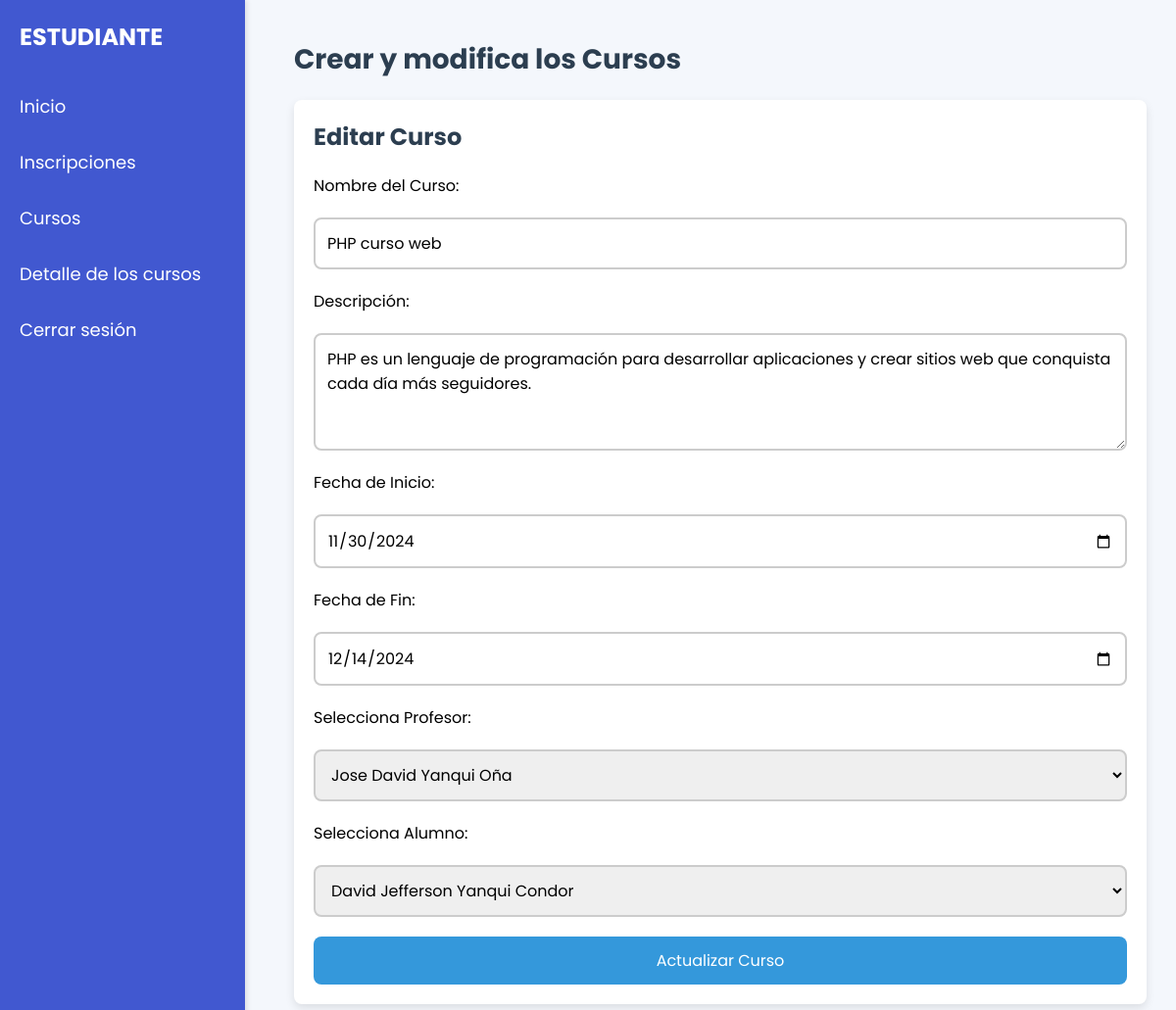
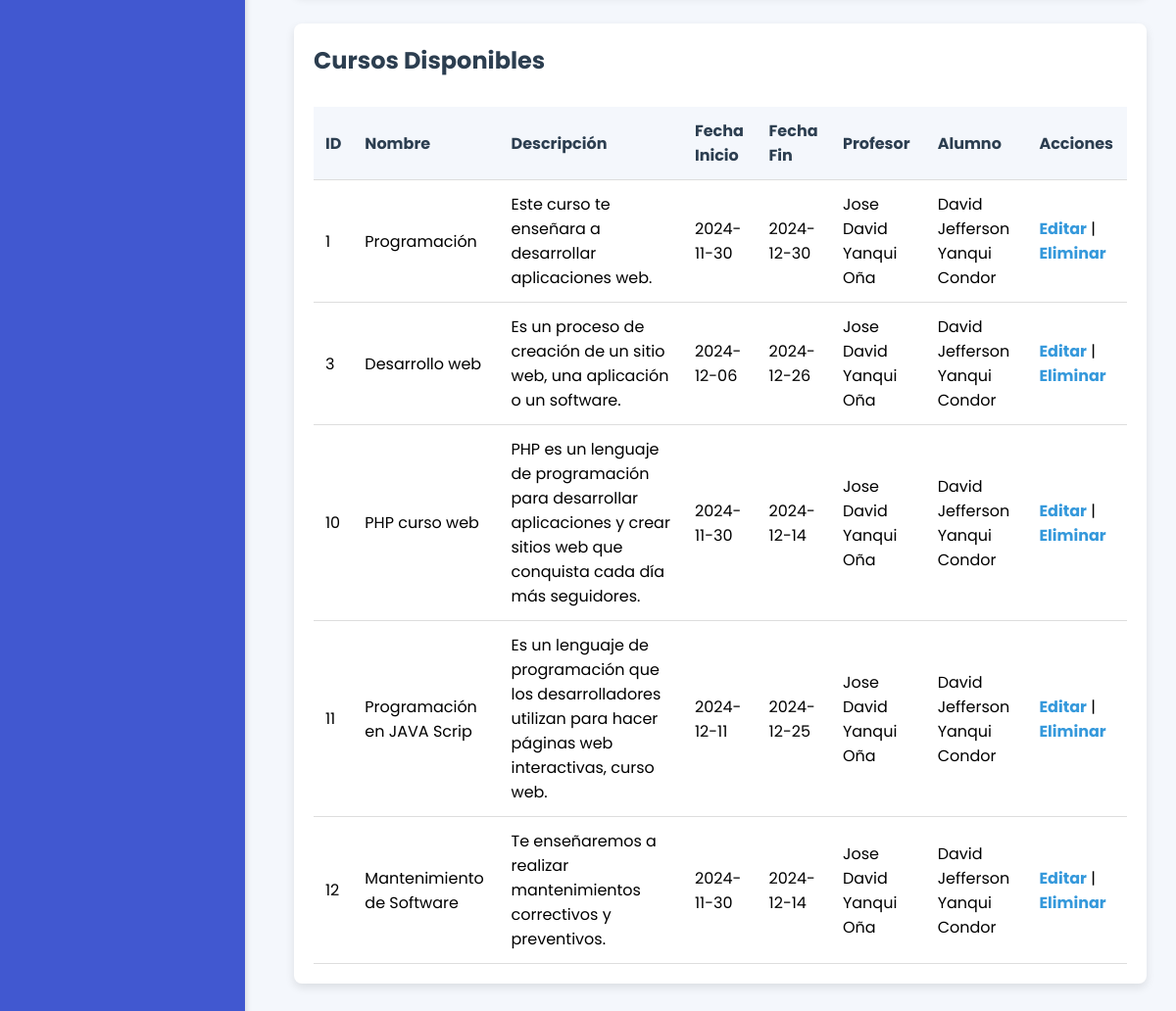
Screenshot of /Crud/Cursos.php?editar=10 with the database file from the repository (2 pictures, top to bottom).
### tables this page shows
CREATE TABLE `curso` (
  `id_curso` int(11) NOT NULL,
  `nombre` varchar(50) NOT NULL,
  `descripcion` varchar(2000) NOT NULL,
  `fecha_inicio` date NOT NULL,
  `fecha_fin` date NOT NULL,
  `profesor_id_profesor` int(11) NOT NULL,
  `alumnos_id_alumnos` int(11) NOT NULL
);

CREATE TABLE `profesor` (
  `id_profesor` int(11) NOT NULL,
  `nombre` varchar(100) NOT NULL,
  `direccion` varchar(1000) DEFAULT NULL,
  `cedula` varchar(10) NOT NULL,
  `telefono` varchar(20) DEFAULT NULL,
  `correo` varchar(100) DEFAULT NULL
);

CREATE TABLE `alumnos` (
  `id_alumnos` int(11) NOT NULL,
  `nombre_alumno` varchar(100) NOT NULL,
  `cedula` varchar(20) NOT NULL,
  `edad` int(11) DEFAULT NULL,
  `direccion` varchar(1000) DEFAULT NULL,
  `correo` varchar(100) NOT NULL,
  `telefono` varchar(20) NOT NULL
);

### Crud/Cursos.php (the view, shortened to what this page needs)
<?php
$servername = "localhost";
$username = "root";
$password = "123456";
$dbname = "inscripcion_cursos";
$conn = new mysqli($servername, $username, $password, $dbname, 3307);
$professors_sql = "SELECT id_profesor, nombre FROM profesor";
$professors_result = $conn->query($professors_sql);
$students_sql = "SELECT id_alumnos, nombre_alumno FROM alumnos";
$students_result = $conn->query($students_sql);
$sql = "SELECT * FROM curso";
$result = $conn->query($sql);
$edit_data = null;
if (isset($_GET['editar'])) {
    $id_curso = $_GET['editar'];
    $edit_query = "SELECT * FROM curso WHERE id_curso = $id_curso";
    $edit_result = $conn->query($edit_query);
    $edit_data = $edit_result->fetch_assoc();
}
?>
<!DOCTYPE html>
<html lang="es">
<head>
    <link rel="stylesheet" href="../css/style.css">
</head>
<body>
    <div class="sidebar">
        <h2>ESTUDIANTE</h2>
        <a href="../Home/estudiante.php">Inicio</a>
        <a href="../Crud/Inscripciones.php">Inscripciones</a>
        <a href="../Crud/Cursos.php">Cursos</a>
        <a href="../Crud/Detalle.php">Detalle de los cursos</a>
        <a href="../InicioSesion/CerrarSesion.php">Cerrar sesión</a>
    </div>
    <div class="main">
        <h1>Crear y modifica los Cursos</h1>
        <div class="card">
            <h3><?php echo $edit_data ? 'Editar Curso' : 'Crear Curso'; ?></h3>
            <form action="" method="POST">
                <label for="nombre">Nombre del Curso:</label>
                <input type="text" id="nombre" name="nombre" value="<?php echo $edit_data ? $edit_data['nombre'] : ''; ?>" required>
                <label for="descripcion">Descripción:</label>
                <textarea id="descripcion" name="descripcion" required><?php echo $edit_data ? $edit_data['descripcion'] : ''; ?></textarea>
                <label for="fecha_inicio">Fecha de Inicio:</label>
                <input type="date" id="fecha_inicio" name="fecha_inicio" value="<?php echo $edit_data ? $edit_data['fecha_inicio'] : ''; ?>" required>
                <label for="fecha_fin">Fecha de Fin:</label>
                <input type="date" id="fecha_fin" name="fecha_fin" value="<?php echo $edit_data ? $edit_data['fecha_fin'] : ''; ?>" required>
                <label for="profesor_id">Selecciona Profesor:</label>
                <select id="profesor_id" name="profesor_id" required>
                    <?php
                    if ($professors_result->num_rows > 0) {
                        while($prof = $professors_result->fetch_assoc()) {
                            $selected = ($edit_data && $prof['id_profesor'] == $edit_data['profesor_id_profesor']) ? 'selected' : '';
                            echo "<option value='".$prof['id_profesor']."' $selected>".$prof['nombre']."</option>";
                        }
                    } else {
                        echo "<option value=''>No hay profesores disponibles</option>";
                    }
                    ?>
                </select>
                <label for="alumno_id">Selecciona Alumno:</label>
                <select id="alumno_id" name="alumno_id" required>
                    <?php
                    if ($students_result->num_rows > 0) {
                        while($student = $students_result->fetch_assoc()) {
                            $selected = ($edit_data && $student['id_alumnos'] == $edit_data['alumnos_id_alumnos']) ? 'selected' : '';
                            echo "<option value='".$student['id_alumnos']."' $selected>".$student['nombre_alumno']."</option>";
                        }
                    } else {
                        echo "<option value=''>No hay alumnos disponibles</option>";
                    }
                    ?>
                </select>
                <button type="submit" name="<?php echo $edit_data ? 'editar' : 'crear'; ?>">
                    <?php echo $edit_data ? 'Actualizar Curso' : 'Crear Curso'; ?>
                </button>
            </form>
        </div>
        <div class="card">
            <h3>Cursos Disponibles</h3>
            <table>
                <tr>
                    <th>ID</th>
                    <th>Nombre</th>
                    <th>Descripción</th>
                    <th>Fecha Inicio</th>
                    <th>Fecha Fin</th>
                    <th>Profesor</th>
                    <th>Alumno</th>
                    <th>Acciones</th>
                </tr>
                <?php
                if ($result->num_rows > 0) {
                    while($row = $result->fetch_assoc()) {
                        $profesor_id = $row['profesor_id_profesor'];
                        $alumno_id = $row['alumnos_id_alumnos'];
                        $prof_name_query = "SELECT nombre FROM profesor WHERE id_profesor = $profesor_id";
                        $prof_name_result = $conn->query($prof_name_query);
                        $prof_name = $prof_name_result->fetch_assoc()['nombre'];
                        $alumno_name_query = "SELECT nombre_alumno FROM alumnos WHERE id_alumnos = $alumno_id";
                        $alumno_name_result = $conn->query($alumno_name_query);
                        $alumno_name = $alumno_name_result->fetch_assoc()['nombre_alumno'];
                        echo "<tr>
                                <td>".$row["id_curso"]."</td>
                                <td>".$row["nombre"]."</td>
                                <td>".$row["descripcion"]."</td>
                                <td>".$row["fecha_inicio"]."</td>
                                <td>".$row["fecha_fin"]."</td>
                                <td>".$prof_name."</td>
                                <td>".$alumno_name."</td>
                                <td>
                                    <a href='?editar=".$row["id_curso"]."'>Editar</a> |
                                    <a href='?eliminar=".$row["id_curso"]."'>Eliminar</a>
                                </td>
                            </tr>";
                    }
                } else {
                    echo "<tr><td colspan='8'>No hay cursos registrados.</td></tr>";
                }
                ?>
            </table>
        </div>
    </div>
</body>
</html>

### css/style.css (style rules this page uses)
* { margin: 0; padding: 0; box-sizing: border-box; font-family: 'Poppins', sans-serif; }
html,body { display: grid; height: 100%; width: 100%; place-items: center; background: #f2f2f2; }
.sidebar { width: 250px; background: #4158d0; color: #fff; padding: 20px; height: 100%; position: fixed; top: 0; left: 0; box-shadow: 2px 0 5px rgba(0,0,0,0.1); }
.sidebar h2 { font-size: 24px; margin-bottom: 20px; }
.sidebar a { display: block; color: #fff; text-decoration: none; padding: 10px 0; font-size: 18px; }
.main { margin-left: 250px; padding: 20px; width: calc(100% - 250px); }
.main h1 { font-size: 28px; margin-bottom: 20px; }
.card { background: #fff; border-radius: 8px; box-shadow: 0px 4px 6px rgba(0,0,0,0.1); padding: 20px; margin-bottom: 20px; }
.card h3 { font-size: 20px; margin-bottom: 10px; }
.sidebar { height: 100%; width: 250px; background: #4158d0; position: fixed; top: 0; left: 0; color: #fff; padding: 20px; }
.sidebar h2 { font-size: 24px; margin-bottom: 30px; }
.sidebar a { display: block; color: #fff; text-decoration: none; margin: 10px 0; font-size: 18px; }

### Crud/Cursos.php (style rules this page uses)
body { font-family: 'Poppins', sans-serif; background-color: #f4f7fc; margin: 0; padding: 0; }
.main { margin-left: 270px; padding: 40px; }
h1, h3 { color: #2c3e50; }
.card { background-color: #fff; padding: 20px; margin-bottom: 30px; border-radius: 8px; box-shadow: 0 4px 10px rgba(0, 0, 0, 0.1); }
.card h3 { margin-bottom: 20px; font-size: 24px; }
form { display: flex; flex-direction: column; gap: 20px; }
form input, form select, form textarea { padding: 12px; font-size: 16px; border: 2px solid #ccc; border-radius: 8px; transition: all 0.3s ease; }
form textarea { resize: vertical; min-height: 120px; }
form button { padding: 12px 20px; background-color: #3498db; color: white; border: none; border-radius: 8px; font-size: 16px; cursor: pointer; transition: all 0.3s ease; }
table { width: 100%; border-collapse: collapse; margin-top: 30px; }
table th, table td { padding: 12px; text-align: left; border-bottom: 1px solid #ddd; }
table th { background-color: #f4f7fc; color: #2c3e50; }
table td { background-color: #fff; }
table a { color: #3498db; text-decoration: none; font-weight: bold; transition: color 0.3s ease; }

### rows the page displays
curso: nombre "PHP curso web", descripcion "PHP es un lenguaje de programación para desarrollar aplicaciones y crear sitios web que conquista cada día más seguidores.", fecha_inicio "11/30/2024", fecha_fin "12/14/2024", id_curso "10", fecha_inicio "2024-11-30", fecha_fin "2024-12-14", profesor_id_profesor.nombre "Jose David Yanqui Oña", alumnos_id_alumnos.nombre_alumno "David Jefferson Yanqui Condor"
curso: id_curso "1", nombre "Programación", descripcion "Este curso te enseñara a desarrollar aplicaciones web.", fecha_inicio "2024-11-30", fecha_fin "2024-12-30", profesor_id_profesor.nombre "Jose David Yanqui Oña", alumnos_id_alumnos.nombre_alumno "David Jefferson Yanqui Condor"
curso: id_curso "3", nombre "Desarrollo web", descripcion "Es un proceso de creación de un sitio web, una aplicación o un software.", fecha_inicio "2024-12-06", fecha_fin "2024-12-26", profesor_id_profesor.nombre "Jose David Yanqui Oña", alumnos_id_alumnos.nombre_alumno "David Jefferson Yanqui Condor"
curso: id_curso "11", nombre "Programación en JAVA Scrip", descripcion "Es un lenguaje de programación que los desarrolladores utilizan para hacer páginas web interactivas, curso web.", fecha_inicio "2024-12-11", fecha_fin "2024-12-25", profesor_id_profesor.nombre "Jose David Yanqui Oña", alumnos_id_alumnos.nombre_alumno "David Jefferson Yanqui Condor"
curso: id_curso "12", nombre "Mantenimiento de Software", descripcion "Te enseñaremos a realizar mantenimientos correctivos y preventivos.", fecha_inicio "2024-11-30", fecha_fin "2024-12-14", profesor_id_profesor.nombre "Jose David Yanqui Oña", alumnos_id_alumnos.nombre_alumno "David Jefferson Yanqui Condor"

### other values shown
form field profesor_id "Jose David Yanqui Oña"
form field alumno_id "David Jefferson Yanqui Condor"
